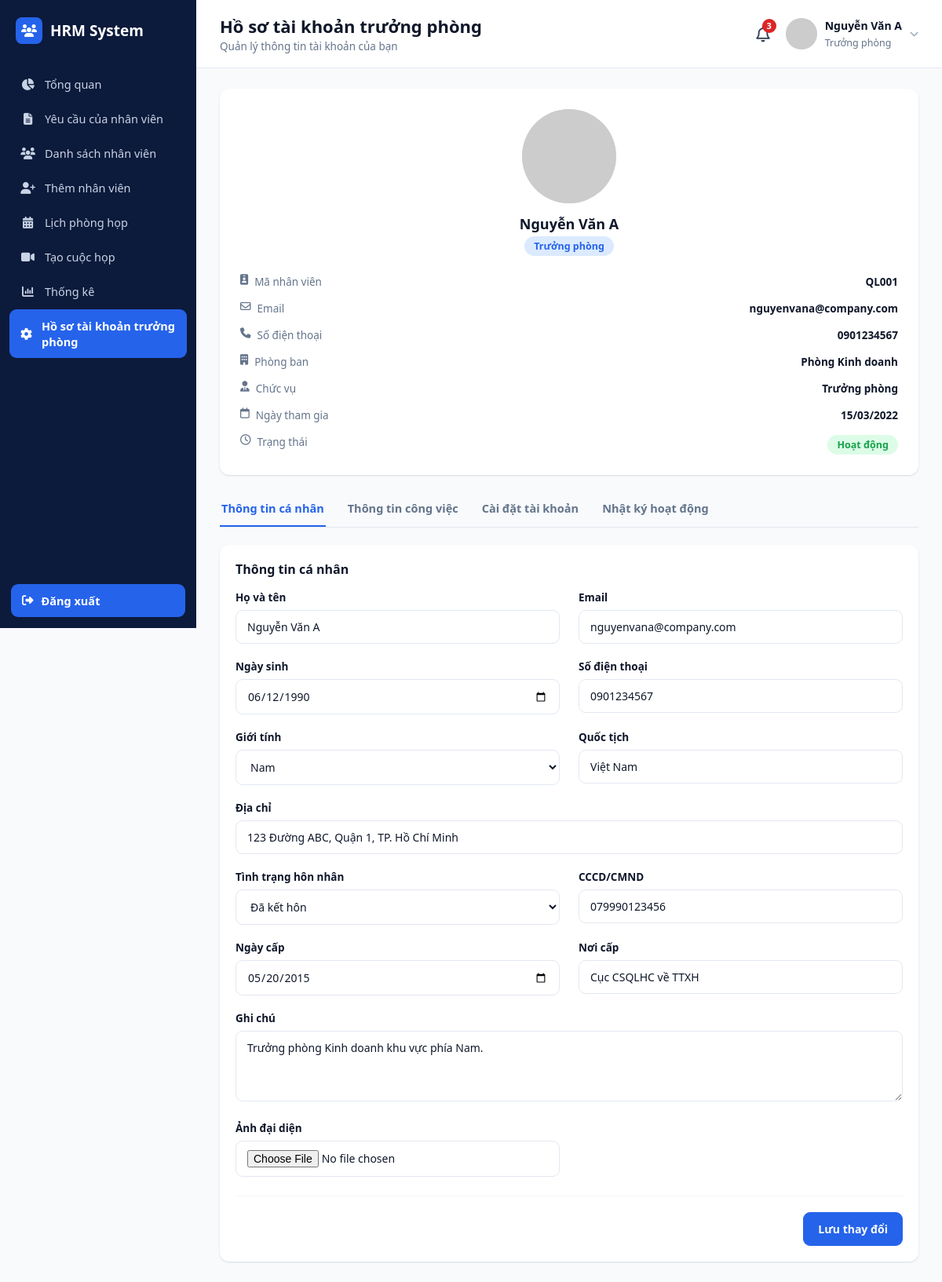
The page /profile.php (signed in) on the database its author committed.
### tables this page shows
CREATE TABLE nhan_vien (
    id INT AUTO_INCREMENT PRIMARY KEY,
    ma_nv VARCHAR(20) NOT NULL UNIQUE,
    ho_ten VARCHAR(100) NOT NULL,
    email VARCHAR(100) NOT NULL UNIQUE,
    mat_khau VARCHAR(255) NOT NULL,
    sdt VARCHAR(20) DEFAULT NULL,
    chuc_vu ENUM('Nhân viên','Trưởng phòng') NOT NULL DEFAULT 'Nhân viên',
    gioi_tinh ENUM('Nam','Nữ','Khác') DEFAULT 'Nam',
    ngay_sinh DATE DEFAULT NULL,
    ngay_vao_lam DATE DEFAULT NULL,
    dia_chi TEXT,
    phong_ban_id INT DEFAULT NULL,
    avatar VARCHAR(255) DEFAULT NULL,
    trang_thai ENUM('Hoạt động','Nghỉ việc') NOT NULL DEFAULT 'Hoạt động',
    cccd VARCHAR(20) DEFAULT NULL,
    ngay_cap DATE DEFAULT NULL,
    noi_cap VARCHAR(150) DEFAULT NULL,
    tinh_trang_hon_nhan VARCHAR(50) DEFAULT NULL,
    quoc_tich VARCHAR(50) DEFAULT 'Việt Nam',
    ghi_chu TEXT,
    created_at TIMESTAMP DEFAULT CURRENT_TIMESTAMP,
    FOREIGN KEY (phong_ban_id) REFERENCES phong_ban(id) ON DELETE SET NULL
);

CREATE TABLE phong_ban (
    id INT AUTO_INCREMENT PRIMARY KEY,
    ten_phong_ban VARCHAR(100) NOT NULL
);

### includes/auth.php (called while the page is built, shortened)
<?php
require_once __DIR__ . '/../config/db.php';
function require_manager()
{
    $u = current_user();
}
function current_user()
{
    global $pdo;
    static $user = null;
    if ($user !== null) {
        return $user;
    }
    $stmt = $pdo->prepare('SELECT nv.*, pb.ten_phong_ban FROM nhan_vien nv
                            LEFT JOIN phong_ban pb ON pb.id = nv.phong_ban_id
                            WHERE nv.id = ?');
    $stmt->execute([$_SESSION['user_id']]);
    $user = $stmt->fetch();
    return $user;
}
function format_date($date, $withTime = false)
{
    $ts = strtotime($date);
    return $withTime ? date('d/m/Y H:i', $ts) : date('d/m/Y', $ts);
}
function e($str)
{
    return htmlspecialchars($str ?? '', ENT_QUOTES, 'UTF-8');
}

### profile.php (the view, shortened to what this page needs)
<?php
require_once __DIR__ . '/includes/auth.php';
require_manager();
$page_title = 'Hồ sơ tài khoản trưởng phòng';
$page_subtitle = 'Quản lý thông tin tài khoản của bạn';
include __DIR__ . '/includes/head_meta.php';
?>
<div class="app">
    <?php include __DIR__ . '/includes/sidebar.php'; ?>
    <div class="main">
        <?php include __DIR__ . '/includes/header.php'; ?>
        <div class="content">
            <div class="profile-grid">
                <div class="profile-side">
                    <div class="avatar-wrap">
                        <img id="sideAvatar" src="<?= !empty($u['avatar']) ? 'uploads/avatars/'.e($u['avatar']) : 'https://ui-avatars.com/api/?background=2563eb&color=fff&size=120&name='.urlencode($u['ho_ten']) ?>">
                    </div>
                    <h2><?= e($u['ho_ten']) ?></h2>
                    <span class="role-badge"><?= e($u['chuc_vu']) ?></span>
                    <div class="info-list">
                        <div class="row"><span class="ic"><i class="fa-solid fa-id-badge"></i> Mã nhân viên</span><b><?= e($u['ma_nv']) ?></b></div>
                        <div class="row"><span class="ic"><i class="fa-regular fa-envelope"></i> Email</span><b><?= e($u['email']) ?></b></div>
                        <div class="row"><span class="ic"><i class="fa-solid fa-phone"></i> Số điện thoại</span><b><?= e($u['sdt']) ?></b></div>
                        <div class="row"><span class="ic"><i class="fa-solid fa-building"></i> Phòng ban</span><b><?= e($u['ten_phong_ban'] ?? '—') ?></b></div>
                        <div class="row"><span class="ic"><i class="fa-solid fa-user-tie"></i> Chức vụ</span><b><?= e($u['chuc_vu']) ?></b></div>
                        <div class="row"><span class="ic"><i class="fa-regular fa-calendar"></i> Ngày tham gia</span><b><?= format_date($u['ngay_vao_lam']) ?></b></div>
                        <div class="row"><span class="ic"><i class="fa-regular fa-clock"></i> Trạng thái</span><b><span class="badge-status active"><?= e($u['trang_thai']) ?></span></b></div>
                    </div>
                </div>
                <div>
                    <div class="tabs">
                        <a href="#" class="tab-link active" data-tab="tab-info">Thông tin cá nhân</a>
                        <a href="#" class="tab-link" data-tab="tab-work">Thông tin công việc</a>
                        <a href="#" class="tab-link" data-tab="tab-account" id="doi-mat-khau-tab">Cài đặt tài khoản</a>
                        <a href="#" class="tab-link" data-tab="tab-logs">Nhật ký hoạt động</a>
                    </div>
                    <div class="tab-content" id="tab-info">
                        <div class="panel">
                            <div class="head-row"><h3>Thông tin cá nhân</h3></div>
                            <form method="POST" enctype="multipart/form-data">
                                <div class="form-grid">
                                    <div class="form-group"><label>Họ và tên</label><input type="text" name="ho_ten" value="<?= e($u['ho_ten']) ?>" required></div>
                                    <div class="form-group"><label>Email</label><input type="email" name="email" value="<?= e($u['email']) ?>" required></div>
                                    <div class="form-group"><label>Ngày sinh</label><input type="date" name="ngay_sinh" value="<?= e($u['ngay_sinh']) ?>"></div>
                                    <div class="form-group"><label>Số điện thoại</label><input type="text" name="sdt" value="<?= e($u['sdt']) ?>"></div>
                                    <div class="form-group">
                                        <label>Giới tính</label>
                                        <select name="gioi_tinh">
                                            <option value="Nam" <?= $u['gioi_tinh']==='Nam'?'selected':'' ?>>Nam</option>
                                        </select>
                                    </div>
                                    <div class="form-group"><label>Quốc tịch</label><input type="text" name="quoc_tich" value="<?= e($u['quoc_tich']) ?>"></div>
                                    <div class="form-group" style="grid-column:1/-1;"><label>Địa chỉ</label><input type="text" name="dia_chi" value="<?= e($u['dia_chi']) ?>"></div>
                                    <div class="form-group">
                                        <label>Tình trạng hôn nhân</label>
                                        <select name="tinh_trang_hon_nhan">
                                            <?php foreach (['Độc thân','Đã kết hôn','Khác'] as $opt): ?>
                                                <option value="<?= $opt ?>" <?= $u['tinh_trang_hon_nhan']===$opt?'selected':'' ?>><?= $opt ?></option>
                                            <?php endforeach; ?>
                                        </select>
                                    </div>
                                    <div class="form-group"><label>CCCD/CMND</label><input type="text" name="cccd" value="<?= e($u['cccd']) ?>"></div>
                                    <div class="form-group"><label>Ngày cấp</label><input type="date" name="ngay_cap" value="<?= e($u['ngay_cap']) ?>"></div>
                                    <div class="form-group"><label>Nơi cấp</label><input type="text" name="noi_cap" value="<?= e($u['noi_cap']) ?>"></div>
                                    <div class="form-group" style="grid-column:1/-1;"><label>Ghi chú</label><textarea name="ghi_chu"><?= e($u['ghi_chu']) ?></textarea></div>
                                    <div class="form-group">
                                        <label>Ảnh đại diện</label>
                                        <input type="file" name="avatar" accept=".jpg,.jpeg,.png" onchange="previewAvatar(this,'sideAvatar')">
                                    </div>
                                </div>
                                <div class="form-actions"><button type="submit" class="btn btn-primary">Lưu thay đổi</button></div>
                            </form>
                        </div>
                    </div>
                </div>
            </div>
        </div>
    </div>
</div>
</body>
</html>

### includes/header.php (shortened to what this page needs)
<?php
$u = current_user();
$avatar = !empty($u['avatar']) ? 'uploads/avatars/' . $u['avatar'] : 'assets/img/avatar-default.png';
?>
<header class="topbar">
    <div class="title-block">
        <h1><?= e($page_title ?? '') ?></h1>
        <p><?= e($page_subtitle ?? '') ?></p>
    </div>
    <div class="right">
        <div class="bell"><i class="fa-regular fa-bell"></i><span class="badge">3</span></div>
        <div class="user" id="userMenuBtn">
            <img src="<?= e($avatar) ?>" alt="avatar" onerror="this.src='https://ui-avatars.com/api/?background=2563eb&color=fff&name=<?= urlencode($u['ho_ten'] ?? 'User') ?>'">
            <div class="info">
                <b><?= e($u['ho_ten'] ?? '') ?></b>
                <span><?= e($u['chuc_vu'] ?? '') ?></span>
            </div>
            <i class="fa-solid fa-chevron-down" style="font-size:11px;color:#94a3b8;"></i>
        </div>
    </div>
</header>

### rows shown on the page
nhan_vien: ho_ten "Nguyễn Văn A", chuc_vu "Trưởng phòng", ma_nv "QL001", email "nguyenvana@company.com", sdt "0901234567", phong_ban.ten_phong_ban "Phòng Kinh doanh", ngay_vao_lam "15/03/2022", trang_thai "Hoạt động", ngay_sinh "06/12/1990", gioi_tinh "Nam", quoc_tich "Việt Nam", dia_chi "123 Đường ABC, Quận 1, TP. Hồ Chí Minh", tinh_trang_hon_nhan "Đã kết hôn", cccd "079990123456", ngay_cap "05/20/2015", noi_cap "Cục CSQLHC về TTXH", ghi_chu "Trưởng phòng Kinh doanh khu vực phía Nam."

### other values the page prints
$__sidebarMenuItem['label'] "Tổng quan"
$__sidebarMenuItem['label'] "Yêu cầu của nhân viên"
$__sidebarMenuItem['label'] "Danh sách nhân viên"
$__sidebarMenuItem['label'] "Thêm nhân viên"
$__sidebarMenuItem['label'] "Lịch phòng họp"
$__sidebarMenuItem['label'] "Tạo cuộc họp"
$__sidebarMenuItem['label'] "Thống kê"
$__sidebarMenuItem['label'] "Hồ sơ tài khoản trưởng phòng"
$page_title "Hồ sơ tài khoản trưởng phòng"
$page_subtitle "Quản lý thông tin tài khoản của bạn"
